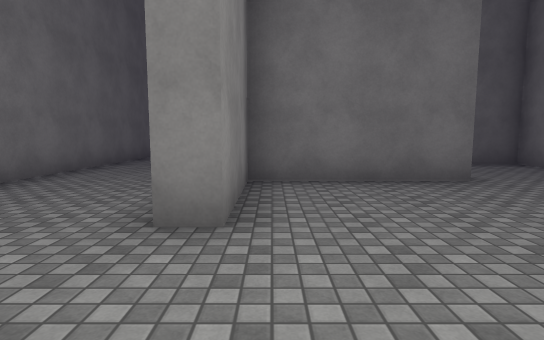
[1] (above)

24 first-person views from a walk through a Unity game level. The camera is 1.3 m above the floor, tilts 6° down and sees 80° across. The floor is counted in squares, 2 m on a side. Each view is taken from the middle of a square. On the plan, view 1 faces up. The plan holds only what a view shows up to about 10 squares ahead; the rest is blank. The place goes on beyond the plan. The player character is not drawn. Surface patterns are stand-ins for the level's own textures.

[2]
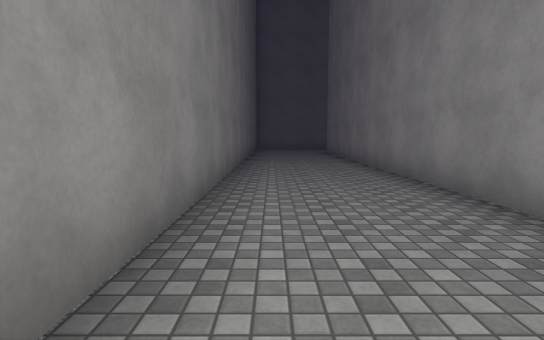

[3]
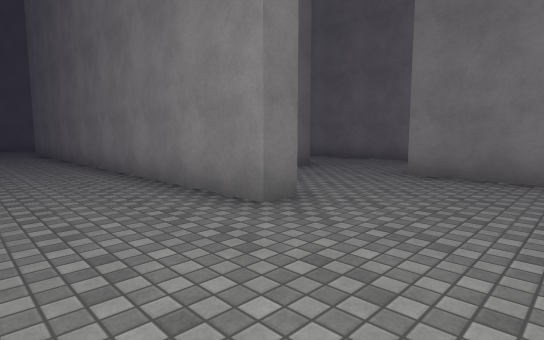

[4]
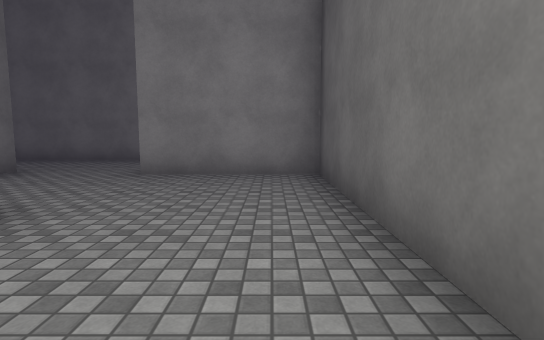

[5]
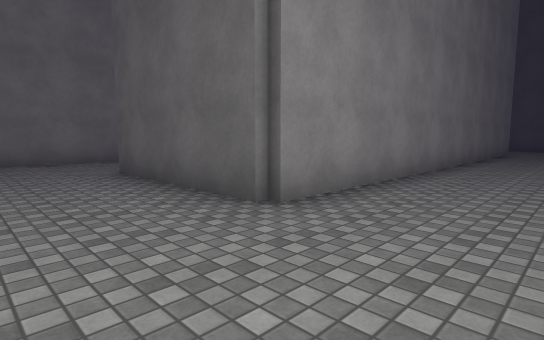

[6]
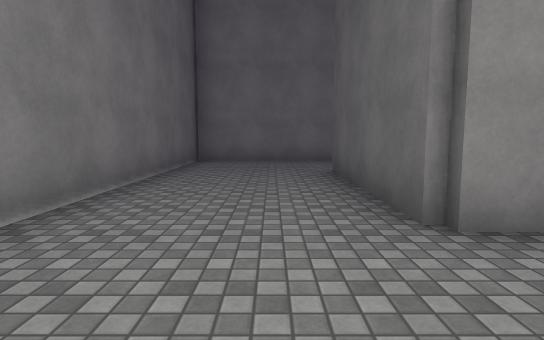

[7]
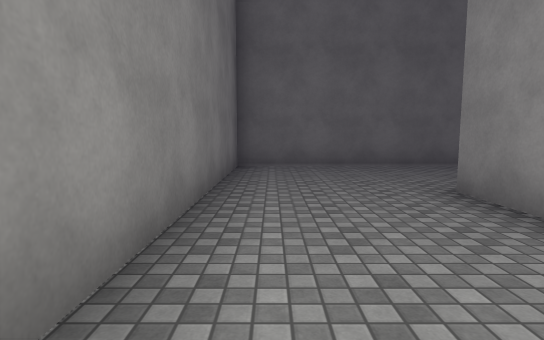

[8]
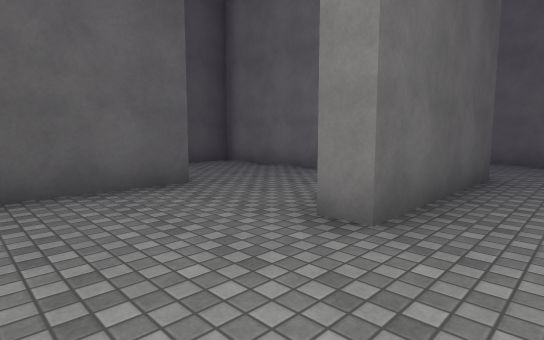

[9]
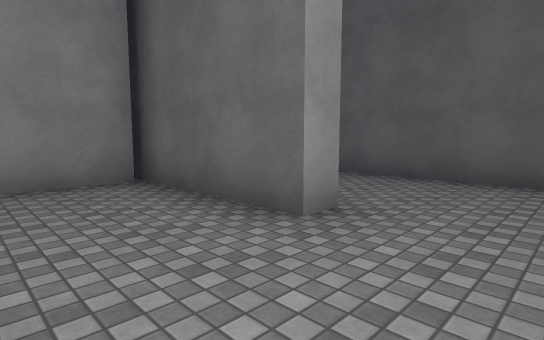

[10]
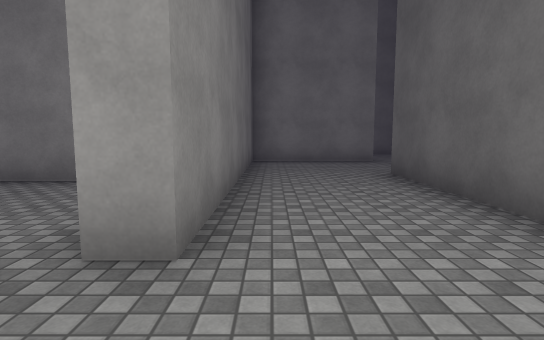

[11]
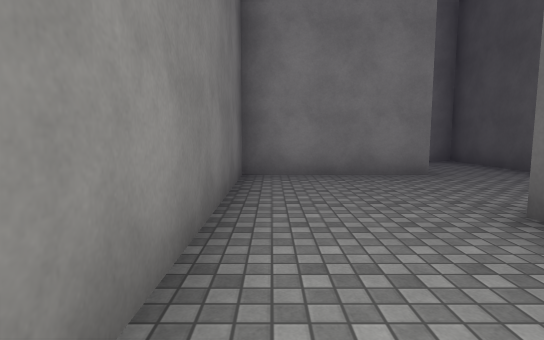

[12]
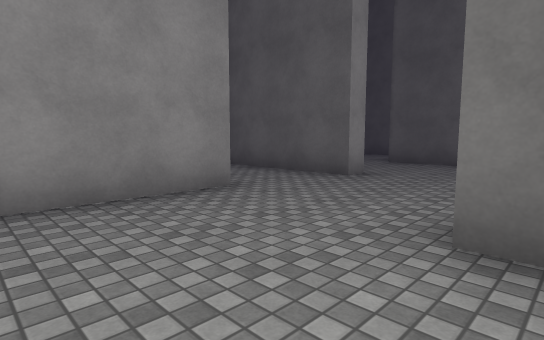

[13]
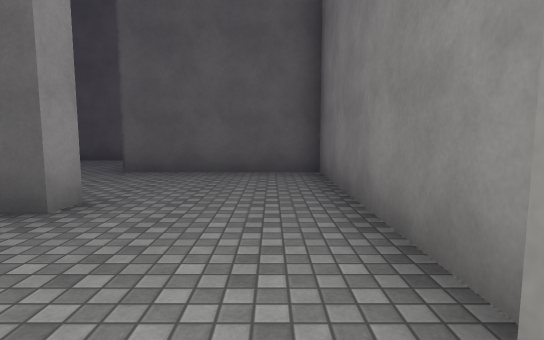

[14]
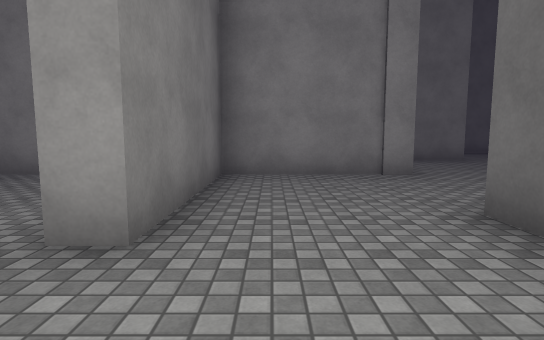

[15]
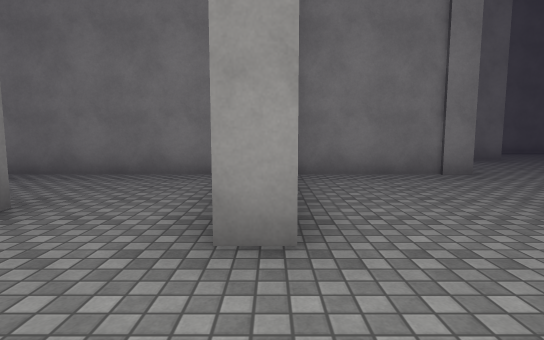

[16]
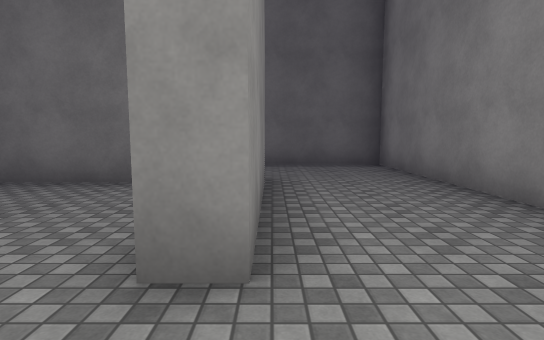

[17]
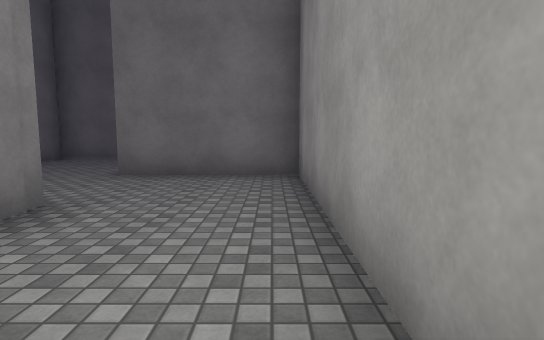

[18]
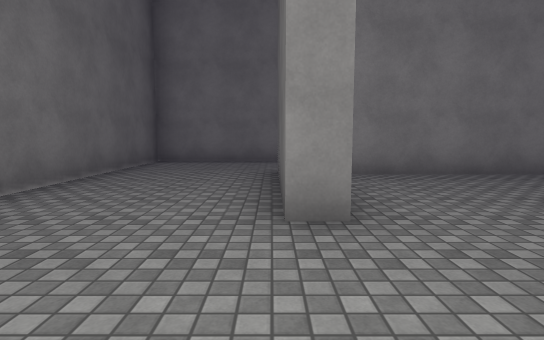

[19]
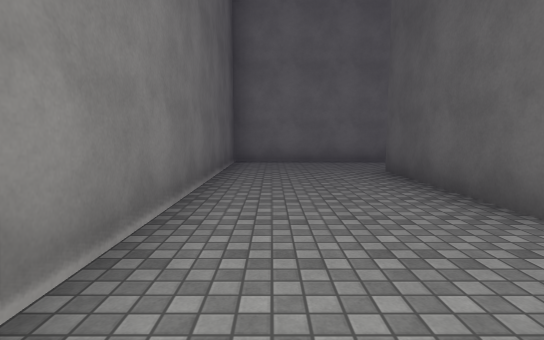

[20]
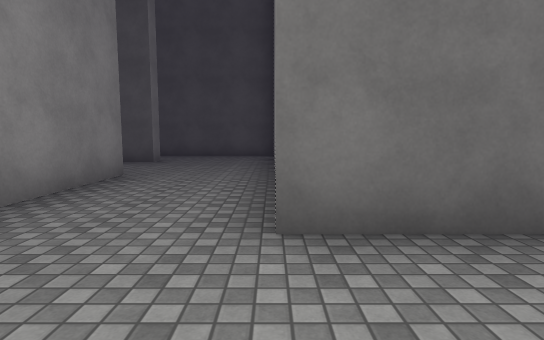

[21]
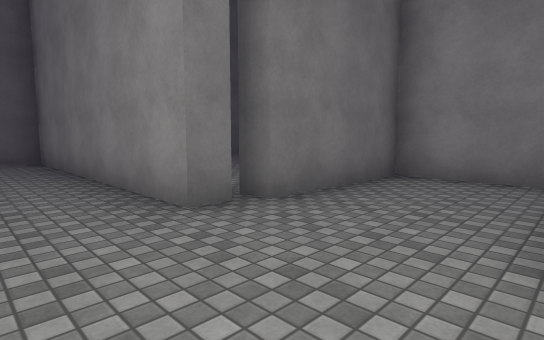

[22]
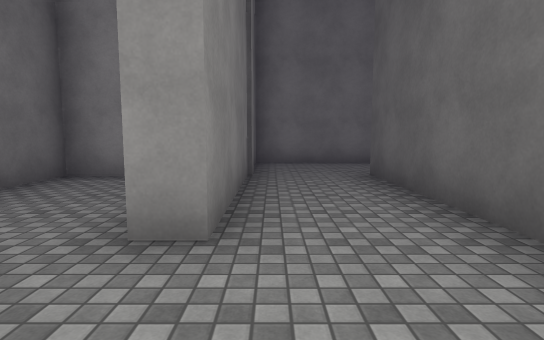

[23]
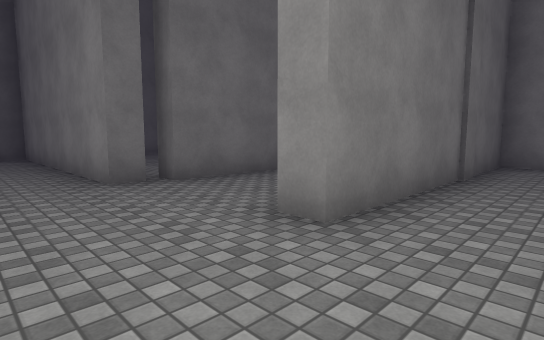

[24]
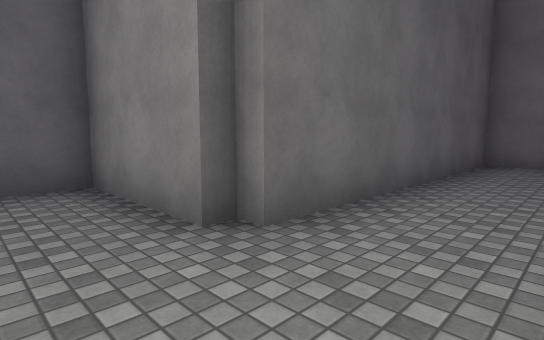

### Floor plan
Ten units are one square. View 1 is at (0, 0); x grows to the right and y downward. Boxes are objects, and circles mark ways between rooms. Rooms are numbered by the first view taken in them; rooms with no view inside come last. Other rooms are left out.
<svg viewBox="-42 -175 268 188">
<path fill="none" stroke="#000" d="M30 -46 -4 -46 -4 -23 -8 -23 -8 -139 29 -139 29 -134M26 -110 60 -110M56 -35 56 -74 45 -74M56 -111 56 -170 -37 -170 -37 -18M-21 8 25 8 25 -22M61 -70 61 -46M94 -74 94 -105 26 -105 26 -110M89 -48 89 -53M-4 -110 -4 -79 66 -79M61 -46 61 -22 86 -22M99 -110 99 -74 94 -74M89 -53 125 -53 125 -134 106 -134M161 -105 155 -105 155 -170 61 -170 61 -161M106 -134 94 -134 94 -139 130 -139M160 -79 168 -79M193 -84 193 -105 163 -105 163 -109M129 -64 129 -53 197 -53M221 -55 221 -74 160 -74 160 -79M86 -22 96 -22M125 -26 125 -48 89 -48M221 -45 221 -55M197 -53 197 -26"/>
<circle cx="15" cy="-110" r="3" fill="#2a7"/>
<circle cx="75" cy="-50" r="3" fill="#2a7"/>
<circle cx="100" cy="-65" r="3" fill="#2a7"/>
<circle cx="95" cy="-35" r="3" fill="#2a7"/>
<circle cx="100" cy="-125" r="3" fill="#2a7"/>
<circle cx="145" cy="-80" r="3" fill="#2a7"/>
<circle cx="210" cy="-50" r="3" fill="#2a7"/>
<text x="10" y="-70">1</text>
<text x="60" y="-90">2</text>
<text x="70" y="-40">3</text>
<text x="110" y="-90">4</text>
<text x="140" y="-130">5</text>
<text x="170" y="-70">6</text>
<text x="100" y="-40">7</text>
<text x="210" y="-40">8</text>
</svg>
Room 1 opens to room 2. Room 2 opens to room 3. Room 2 opens to room 4. Room 3 opens to room 7. Room 4 opens to room 5. Room 5 opens to room 6. Room 6 opens to room 8.

Where each view was taken, in squares from view 1:
view 1: 0 up, 0 right, facing up
view 2: 1 up, 3 left, facing up
view 3: 0 up, 3 left, facing up-right
view 4: 0 up, 3 left, facing right
view 5: 16 up, 3 left, facing down-right
view 6: 15 up, 3 left, facing right
view 7: 10 up, 3 left, facing up
view 8: 15 up, 5 right, facing down-left
view 9: 13 up, 1 right, facing down-right
view 10: 10 up, 1 right, facing right
view 11: 10 up, 4 right, facing right
view 12: 10 up, 6 right, facing down-right
view 13: 8 up, 7 right, facing down
view 14: 4 up, 7 right, facing right
view 15: 5 up, 7 right, facing right
view 16: 6 up, 10 right, facing up
view 17: 8 up, 12 right, facing up
view 18: 14 up, 7 right, facing right
view 19: 16 up, 7 right, facing right
view 20: 16 up, 13 right, facing down
view 21: 8 up, 14 right, facing up-right
view 22: 7 up, 14 right, facing right
view 23: 6 up, 14 right, facing up-right
view 24: 7 up, 21 right, facing down-left
